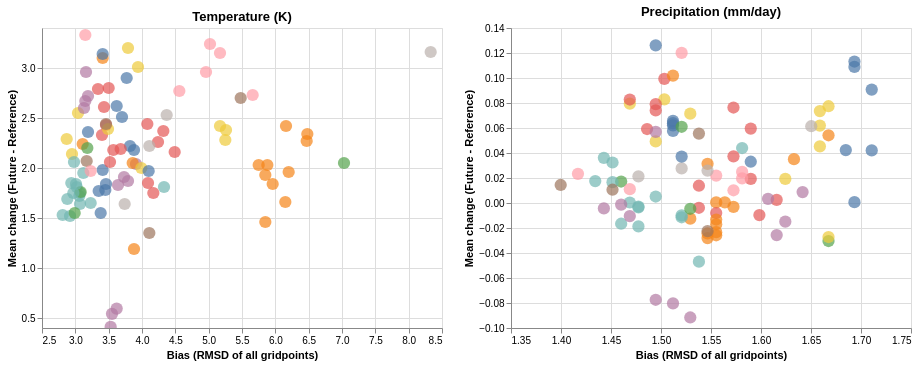

Describe this chart as a Vega-Lite specification.
### Vega-Lite specification from a JSON file in a GitHub repository (floating-point values rounded to 4 significant figures)
{"$schema": "https://vega.github.io/schema/vega-lite/v6.json", "description": "CMIP5 data processed with ESMValTool.", "usermeta": {"project": "CMIP5", "notes": ["Bias is calculated with respect to the ERA5 reanalysis dataset over the period 1986-2015.", "Future change is calculated for 2035-2065 as compared to 1986-2015.", "Area is set to Europe (lon 0-39; lat 30-76.25).", "All data are taken from the RCP8.5 (CMIP5) or SSP5-8.5 (CMIP6) scenario."]}, "data": {"values": [{"dataset": "CMIP5_ACCESS1-0_r1i1p1", "tas_bias": 3.19, "pr_bias": 1.693, "tas_change": 2.36, "pr_change": 0.0006912, "project": "CMIP5", "member": "r1i1p1", "model": "ACCESS1-0"}, {"dataset": "CMIP5_ACCESS1-3_r1i1p1", "tas_bias": 3.11, "pr_bias": 1.668, "tas_change": 2.24, "pr_change": 0.05417, "project": "CMIP5", "member": "r1i1p1", "model": "ACCESS1-3"}, {"dataset": "CMIP5_BNU-ESM_r1i1p1", "tas_bias": 4.08, "pr_bias": 1.616, "tas_change": 2.44, "pr_change": 0.002557, "project": "CMIP5", "member": "r1i1p1", "model": "BNU-ESM"}, {"dataset": "CMIP5_CCSM4_r1i1p1", "tas_bias": 3.12, "pr_bias": 1.46, "tas_change": 1.95, "pr_change": -0.01659, "project": "CMIP5", "member": "r1i1p1", "model": "CCSM4"}, {"dataset": "CMIP5_CCSM4_r2i1p1", "tas_bias": 3.23, "pr_bias": 1.495, "tas_change": 1.65, "pr_change": 0.005184, "project": "CMIP5", "member": "r2i1p1", "model": "CCSM4"}, {"dataset": "CMIP5_CCSM4_r3i1p1", "tas_bias": 3.07, "pr_bias": 1.477, "tas_change": 1.64, "pr_change": -0.003465, "project": "CMIP5", "member": "r3i1p1", "model": "CCSM4"}, {"dataset": "CMIP5_CCSM4_r4i1p1", "tas_bias": 3.07, "pr_bias": 1.477, "tas_change": 1.75, "pr_change": -0.01875, "project": "CMIP5", "member": "r4i1p1", "model": "CCSM4"}, {"dataset": "CMIP5_CCSM4_r5i1p1", "tas_bias": 3.02, "pr_bias": 1.469, "tas_change": 1.81, "pr_change": 0.0004009, "project": "CMIP5", "member": "r5i1p1", "model": "CCSM4"}, {"dataset": "CMIP5_CCSM4_r6i1p1", "tas_bias": 3.06, "pr_bias": 1.477, "tas_change": 1.72, "pr_change": -0.00286, "project": "CMIP5", "member": "r6i1p1", "model": "CCSM4"}, {"dataset": "CMIP5_CESM1-BGC_r1i1p1", "tas_bias": 3.08, "pr_bias": 1.46, "tas_change": 1.76, "pr_change": 0.01719, "project": "CMIP5", "member": "r1i1p1", "model": "CESM1-BGC"}, {"dataset": "CMIP5_CESM1-CAM5_r1i1p1", "tas_bias": 3.04, "pr_bias": 1.469, "tas_change": 2.55, "pr_change": 0.07949, "project": "CMIP5", "member": "r1i1p1", "model": "CESM1-CAM5"}, {"dataset": "CMIP5_CESM1-CAM5_r2i1p1", "tas_bias": 2.95, "pr_bias": 1.495, "tas_change": 2.14, "pr_change": 0.04925, "project": "CMIP5", "member": "r2i1p1", "model": "CESM1-CAM5"}, {"dataset": "CMIP5_CESM1-CAM5_r3i1p1", "tas_bias": 2.87, "pr_bias": 1.503, "tas_change": 2.29, "pr_change": 0.08294, "project": "CMIP5", "member": "r3i1p1", "model": "CESM1-CAM5"}, {"dataset": "CMIP5_CESM1-WACCM_r2i1p1", "tas_bias": 3.91, "pr_bias": 1.469, "tas_change": 2.04, "pr_change": -0.01045, "project": "CMIP5", "member": "r2i1p1", "model": "CESM1-WACCM"}, {"dataset": "CMIP5_CESM1-WACCM_r3i1p1", "tas_bias": 3.73, "pr_bias": 1.443, "tas_change": 1.91, "pr_change": -0.004355, "project": "CMIP5", "member": "r3i1p1", "model": "CESM1-WACCM"}, {"dataset": "CMIP5_CESM1-WACCM_r4i1p1", "tas_bias": 3.79, "pr_bias": 1.46, "tas_change": 1.87, "pr_change": -0.001253, "project": "CMIP5", "member": "r4i1p1", "model": "CESM1-WACCM"}, {"dataset": "CMIP5_CMCC-CESM_r1i1p1", "tas_bias": 5.66, "pr_bias": 1.521, "tas_change": 2.73, "pr_change": 0.1201, "project": "CMIP5", "member": "r1i1p1", "model": "CMCC-CESM"}, {"dataset": "CMIP5_CMCC-CMS_r1i1p1", "tas_bias": 4.37, "pr_bias": 1.521, "tas_change": 2.53, "pr_change": 0.02765, "project": "CMIP5", "member": "r1i1p1", "model": "CMCC-CMS"}, {"dataset": "CMIP5_CMCC-CM_r1i1p1", "tas_bias": 5.48, "pr_bias": 1.538, "tas_change": 2.7, "pr_change": 0.05556, "project": "CMIP5", "member": "r1i1p1", "model": "CMCC-CM"}, {"dataset": "CMIP5_CNRM-CM5_r10i1p1", "tas_bias": 3.38, "pr_bias": 1.521, "tas_change": 1.55, "pr_change": 0.03715, "project": "CMIP5", "member": "r10i1p1", "model": "CNRM-CM5"}, {"dataset": "CMIP5_CNRM-CM5_r1i1p1", "tas_bias": 3.46, "pr_bias": 1.512, "tas_change": 1.84, "pr_change": 0.06385, "project": "CMIP5", "member": "r1i1p1", "model": "CNRM-CM5"}, {"dataset": "CMIP5_CNRM-CM5_r2i1p1", "tas_bias": 3.35, "pr_bias": 1.512, "tas_change": 1.77, "pr_change": 0.06566, "project": "CMIP5", "member": "r2i1p1", "model": "CNRM-CM5"}, {"dataset": "CMIP5_CNRM-CM5_r4i1p1", "tas_bias": 3.45, "pr_bias": 1.512, "tas_change": 1.78, "pr_change": 0.05763, "project": "CMIP5", "member": "r4i1p1", "model": "CNRM-CM5"}, {"dataset": "CMIP5_CNRM-CM5_r6i1p1", "tas_bias": 3.41, "pr_bias": 1.512, "tas_change": 1.98, "pr_change": 0.06212, "project": "CMIP5", "member": "r6i1p1", "model": "CNRM-CM5"}, {"dataset": "CMIP5_CSIRO-Mk3-6-0_r10i1p1", "tas_bias": 6.16, "pr_bias": 1.529, "tas_change": 2.42, "pr_change": -0.01253, "project": "CMIP5", "member": "r10i1p1", "model": "CSIRO-Mk3-6-0"}, {"dataset": "CMIP5_CSIRO-Mk3-6-0_r1i1p1", "tas_bias": 5.96, "pr_bias": 1.555, "tas_change": 1.84, "pr_change": -0.02333, "project": "CMIP5", "member": "r1i1p1", "model": "CSIRO-Mk3-6-0"}, {"dataset": "CMIP5_CSIRO-Mk3-6-0_r2i1p1", "tas_bias": 5.88, "pr_bias": 1.564, "tas_change": 2.03, "pr_change": 0.0004692, "project": "CMIP5", "member": "r2i1p1", "model": "CSIRO-Mk3-6-0"}, {"dataset": "CMIP5_CSIRO-Mk3-6-0_r3i1p1", "tas_bias": 5.75, "pr_bias": 1.555, "tas_change": 2.03, "pr_change": -0.01702, "project": "CMIP5", "member": "r3i1p1", "model": "CSIRO-Mk3-6-0"}, {"dataset": "CMIP5_CSIRO-Mk3-6-0_r4i1p1", "tas_bias": 6.47, "pr_bias": 1.572, "tas_change": 2.27, "pr_change": -0.00305, "project": "CMIP5", "member": "r4i1p1", "model": "CSIRO-Mk3-6-0"}, {"dataset": "CMIP5_CSIRO-Mk3-6-0_r5i1p1", "tas_bias": 6.48, "pr_bias": 1.547, "tas_change": 2.34, "pr_change": 0.03136, "project": "CMIP5", "member": "r5i1p1", "model": "CSIRO-Mk3-6-0"}, {"dataset": "CMIP5_CSIRO-Mk3-6-0_r6i1p1", "tas_bias": 6.2, "pr_bias": 1.555, "tas_change": 1.96, "pr_change": 0.0005391, "project": "CMIP5", "member": "r6i1p1", "model": "CSIRO-Mk3-6-0"}, {"dataset": "CMIP5_CSIRO-Mk3-6-0_r7i1p1", "tas_bias": 6.15, "pr_bias": 1.547, "tas_change": 1.66, "pr_change": -0.02808, "project": "CMIP5", "member": "r7i1p1", "model": "CSIRO-Mk3-6-0"}, {"dataset": "CMIP5_CSIRO-Mk3-6-0_r8i1p1", "tas_bias": 5.85, "pr_bias": 1.547, "tas_change": 1.46, "pr_change": -0.02428, "project": "CMIP5", "member": "r8i1p1", "model": "CSIRO-Mk3-6-0"}, {"dataset": "CMIP5_CSIRO-Mk3-6-0_r9i1p1", "tas_bias": 5.85, "pr_bias": 1.555, "tas_change": 1.93, "pr_change": -0.02583, "project": "CMIP5", "member": "r9i1p1", "model": "CSIRO-Mk3-6-0"}, {"dataset": "CMIP5_CanESM2_r1i1p1", "tas_bias": 3.4, "pr_bias": 1.486, "tas_change": 2.33, "pr_change": 0.05918, "project": "CMIP5", "member": "r1i1p1", "model": "CanESM2"}, {"dataset": "CMIP5_CanESM2_r2i1p1", "tas_bias": 3.34, "pr_bias": 1.469, "tas_change": 2.79, "pr_change": 0.08277, "project": "CMIP5", "member": "r2i1p1", "model": "CanESM2"}, {"dataset": "CMIP5_CanESM2_r3i1p1", "tas_bias": 3.46, "pr_bias": 1.503, "tas_change": 2.43, "pr_change": 0.09936, "project": "CMIP5", "member": "r3i1p1", "model": "CanESM2"}, {"dataset": "CMIP5_CanESM2_r4i1p1", "tas_bias": 3.43, "pr_bias": 1.495, "tas_change": 2.61, "pr_change": 0.07906, "project": "CMIP5", "member": "r4i1p1", "model": "CanESM2"}, {"dataset": "CMIP5_CanESM2_r5i1p1", "tas_bias": 3.5, "pr_bias": 1.495, "tas_change": 2.8, "pr_change": 0.07404, "project": "CMIP5", "member": "r5i1p1", "model": "CanESM2"}, {"dataset": "CMIP5_EC-EARTH_r1i1p1", "tas_bias": 2.92, "pr_bias": 1.452, "tas_change": 1.52, "pr_change": 0.01668, "project": "CMIP5", "member": "r1i1p1", "model": "EC-EARTH"}, {"dataset": "CMIP5_EC-EARTH_r2i1p1", "tas_bias": 2.98, "pr_bias": 1.434, "tas_change": 2.06, "pr_change": 0.01754, "project": "CMIP5", "member": "r2i1p1", "model": "EC-EARTH"}, {"dataset": "CMIP5_EC-EARTH_r6i1p1", "tas_bias": 2.81, "pr_bias": 1.443, "tas_change": 1.53, "pr_change": 0.03612, "project": "CMIP5", "member": "r6i1p1", "model": "EC-EARTH"}, {"dataset": "CMIP5_EC-EARTH_r9i1p1", "tas_bias": 2.88, "pr_bias": 1.452, "tas_change": 1.69, "pr_change": 0.0324, "project": "CMIP5", "member": "r9i1p1", "model": "EC-EARTH"}, {"dataset": "CMIP5_FGOALS-g2_r1i1p1", "tas_bias": 7.03, "pr_bias": 1.521, "tas_change": 2.05, "pr_change": 0.061, "project": "CMIP5", "member": "r1i1p1", "model": "FGOALS-g2"}, {"dataset": "CMIP5_FGOALS-s2_r1i1p1", "tas_bias": 5.25, "pr_bias": 1.668, "tas_change": 2.28, "pr_change": 0.07741, "project": "CMIP5", "member": "r1i1p1", "model": "FGOALS-s2"}, {"dataset": "CMIP5_FGOALS-s2_r2i1p1", "tas_bias": 5.26, "pr_bias": 1.659, "tas_change": 2.38, "pr_change": 0.07353, "project": "CMIP5", "member": "r2i1p1", "model": "FGOALS-s2"}, {"dataset": "CMIP5_FGOALS-s2_r3i1p1", "tas_bias": 5.17, "pr_bias": 1.659, "tas_change": 2.42, "pr_change": 0.06195, "project": "CMIP5", "member": "r3i1p1", "model": "FGOALS-s2"}, {"dataset": "CMIP5_FIO-ESM_r1i1p1", "tas_bias": 3.55, "pr_bias": 1.512, "tas_change": 0.542, "pr_change": -0.08027, "project": "CMIP5", "member": "r1i1p1", "model": "FIO-ESM"}, {"dataset": "CMIP5_FIO-ESM_r2i1p1", "tas_bias": 3.53, "pr_bias": 1.495, "tas_change": 0.411, "pr_change": -0.07741, "project": "CMIP5", "member": "r2i1p1", "model": "FIO-ESM"}, {"dataset": "CMIP5_FIO-ESM_r3i1p1", "tas_bias": 3.62, "pr_bias": 1.529, "tas_change": 0.594, "pr_change": -0.09158, "project": "CMIP5", "member": "r3i1p1", "model": "FIO-ESM"}, {"dataset": "CMIP5_GFDL-CM3_r1i1p1", "tas_bias": 3.15, "pr_bias": 1.469, "tas_change": 3.33, "pr_change": 0.01106, "project": "CMIP5", "member": "r1i1p1", "model": "GFDL-CM3"}, {"dataset": "CMIP5_GFDL-ESM2G_r1i1p1", "tas_bias": 4.11, "pr_bias": 1.452, "tas_change": 1.35, "pr_change": 0.01063, "project": "CMIP5", "member": "r1i1p1", "model": "GFDL-ESM2G"}, {"dataset": "CMIP5_GFDL-ESM2M_r1i1p1", "tas_bias": 3.74, "pr_bias": 1.477, "tas_change": 1.64, "pr_change": 0.02134, "project": "CMIP5", "member": "r1i1p1", "model": "GFDL-ESM2M"}, {"dataset": "CMIP5_GISS-E2-H-CC_r1i1p1", "tas_bias": 3.86, "pr_bias": 1.633, "tas_change": 2.05, "pr_change": 0.03508, "project": "CMIP5", "member": "r1i1p1", "model": "GISS-E2-H-CC"}, {"dataset": "CMIP5_GISS-E2-H_r1i1p1", "tas_bias": 3.82, "pr_bias": 1.685, "tas_change": 2.22, "pr_change": 0.04234, "project": "CMIP5", "member": "r1i1p1", "model": "GISS-E2-H"}, {"dataset": "CMIP5_GISS-E2-H_r1i1p2", "tas_bias": 3.88, "pr_bias": 1.711, "tas_change": 2.18, "pr_change": 0.04208, "project": "CMIP5", "member": "r1i1p2", "model": "GISS-E2-H"}, {"dataset": "CMIP5_GISS-E2-H_r1i1p3", "tas_bias": 3.62, "pr_bias": 1.711, "tas_change": 2.62, "pr_change": 0.09072, "project": "CMIP5", "member": "r1i1p3", "model": "GISS-E2-H"}, {"dataset": "CMIP5_GISS-E2-H_r2i1p1", "tas_bias": 3.7, "pr_bias": 1.693, "tas_change": 2.51, "pr_change": 0.1089, "project": "CMIP5", "member": "r2i1p1", "model": "GISS-E2-H"}, {"dataset": "CMIP5_GISS-E2-H_r2i1p3", "tas_bias": 3.77, "pr_bias": 1.693, "tas_change": 2.9, "pr_change": 0.1132, "project": "CMIP5", "member": "r2i1p3", "model": "GISS-E2-H"}, {"dataset": "CMIP5_GISS-E2-R-CC_r1i1p1", "tas_bias": 4.33, "pr_bias": 1.581, "tas_change": 1.81, "pr_change": 0.04398, "project": "CMIP5", "member": "r1i1p1", "model": "GISS-E2-R-CC"}, {"dataset": "CMIP5_GISS-E2-R_r1i1p1", "tas_bias": 4.09, "pr_bias": 1.59, "tas_change": 1.85, "pr_change": 0.01927, "project": "CMIP5", "member": "r1i1p1", "model": "GISS-E2-R"}, {"dataset": "CMIP5_GISS-E2-R_r1i1p2", "tas_bias": 4.49, "pr_bias": 1.59, "tas_change": 2.16, "pr_change": 0.05953, "project": "CMIP5", "member": "r1i1p2", "model": "GISS-E2-R"}, {"dataset": "CMIP5_GISS-E2-R_r1i1p3", "tas_bias": 4.32, "pr_bias": 1.572, "tas_change": 2.37, "pr_change": 0.07638, "project": "CMIP5", "member": "r1i1p3", "model": "GISS-E2-R"}, {"dataset": "CMIP5_GISS-E2-R_r2i1p1", "tas_bias": 4.17, "pr_bias": 1.598, "tas_change": 1.75, "pr_change": -0.009677, "project": "CMIP5", "member": "r2i1p1", "model": "GISS-E2-R"}, {"dataset": "CMIP5_GISS-E2-R_r2i1p3", "tas_bias": 4.24, "pr_bias": 1.572, "tas_change": 2.26, "pr_change": 0.03732, "project": "CMIP5", "member": "r2i1p3", "model": "GISS-E2-R"}, {"dataset": "CMIP5_HadGEM2-AO_r1i1p1", "tas_bias": 3.18, "pr_bias": 1.668, "tas_change": 2.2, "pr_change": -0.03041, "project": "CMIP5", "member": "r1i1p1", "model": "HadGEM2-AO"}, {"dataset": "CMIP5_HadGEM2-CC_r1i1p1", "tas_bias": 3.79, "pr_bias": 1.624, "tas_change": 3.2, "pr_change": 0.01927, "project": "CMIP5", "member": "r1i1p1", "model": "HadGEM2-CC"}, {"dataset": "CMIP5_HadGEM2-CC_r2i1p1", "tas_bias": 3.94, "pr_bias": 1.659, "tas_change": 3.01, "pr_change": 0.04536, "project": "CMIP5", "member": "r2i1p1", "model": "HadGEM2-CC"}, {"dataset": "CMIP5_HadGEM2-CC_r3i1p1", "tas_bias": 3.49, "pr_bias": 1.668, "tas_change": 2.39, "pr_change": -0.02722, "project": "CMIP5", "member": "r3i1p1", "model": "HadGEM2-CC"}, {"dataset": "CMIP5_HadGEM2-ES_r1i1p1", "tas_bias": 3.15, "pr_bias": 1.607, "tas_change": 2.67, "pr_change": 0.003352, "project": "CMIP5", "member": "r1i1p1", "model": "HadGEM2-ES"}, {"dataset": "CMIP5_HadGEM2-ES_r2i1p1", "tas_bias": 3.16, "pr_bias": 1.642, "tas_change": 2.96, "pr_change": 0.008726, "project": "CMIP5", "member": "r2i1p1", "model": "HadGEM2-ES"}, {"dataset": "CMIP5_HadGEM2-ES_r3i1p1", "tas_bias": 3.13, "pr_bias": 1.616, "tas_change": 2.6, "pr_change": -0.02566, "project": "CMIP5", "member": "r3i1p1", "model": "HadGEM2-ES"}, {"dataset": "CMIP5_HadGEM2-ES_r4i1p1", "tas_bias": 3.19, "pr_bias": 1.624, "tas_change": 2.72, "pr_change": -0.01495, "project": "CMIP5", "member": "r4i1p1", "model": "HadGEM2-ES"}, {"dataset": "CMIP5_IPSL-CM5A-LR_r1i1p1", "tas_bias": 5.17, "pr_bias": 1.581, "tas_change": 3.15, "pr_change": 0.02488, "project": "CMIP5", "member": "r1i1p1", "model": "IPSL-CM5A-LR"}, {"dataset": "CMIP5_IPSL-CM5A-LR_r2i1p1", "tas_bias": 4.56, "pr_bias": 1.555, "tas_change": 2.77, "pr_change": 0.02195, "project": "CMIP5", "member": "r2i1p1", "model": "IPSL-CM5A-LR"}, {"dataset": "CMIP5_IPSL-CM5A-LR_r3i1p1", "tas_bias": 5.02, "pr_bias": 1.581, "tas_change": 3.24, "pr_change": 0.0197, "project": "CMIP5", "member": "r3i1p1", "model": "IPSL-CM5A-LR"}, {"dataset": "CMIP5_IPSL-CM5A-LR_r4i1p1", "tas_bias": 4.96, "pr_bias": 1.572, "tas_change": 2.96, "pr_change": 0.0102, "project": "CMIP5", "member": "r4i1p1", "model": "IPSL-CM5A-LR"}, {"dataset": "CMIP5_IPSL-CM5A-MR_r1i1p1", "tas_bias": 3.46, "pr_bias": 1.547, "tas_change": 2.44, "pr_change": -0.02246, "project": "CMIP5", "member": "r1i1p1", "model": "IPSL-CM5A-MR"}, {"dataset": "CMIP5_IPSL-CM5B-LR_r1i1p1", "tas_bias": 8.33, "pr_bias": 1.65, "tas_change": 3.16, "pr_change": 0.06143, "project": "CMIP5", "member": "r1i1p1", "model": "IPSL-CM5B-LR"}, {"dataset": "CMIP5_MIROC-ESM-CHEM_r1i1p1", "tas_bias": 3.41, "pr_bias": 1.512, "tas_change": 3.1, "pr_change": 0.102, "project": "CMIP5", "member": "r1i1p1", "model": "MIROC-ESM-CHEM"}, {"dataset": "CMIP5_MIROC-ESM_r1i1p1", "tas_bias": 3.41, "pr_bias": 1.495, "tas_change": 3.14, "pr_change": 0.1261, "project": "CMIP5", "member": "r1i1p1", "model": "MIROC-ESM"}, {"dataset": "CMIP5_MIROC5_r1i1p1", "tas_bias": 3.57, "pr_bias": 1.538, "tas_change": 2.18, "pr_change": -0.003828, "project": "CMIP5", "member": "r1i1p1", "model": "MIROC5"}, {"dataset": "CMIP5_MIROC5_r2i1p1", "tas_bias": 3.68, "pr_bias": 1.538, "tas_change": 2.19, "pr_change": 0.01382, "project": "CMIP5", "member": "r2i1p1", "model": "MIROC5"}, {"dataset": "CMIP5_MIROC5_r3i1p1", "tas_bias": 3.52, "pr_bias": 1.555, "tas_change": 2.06, "pr_change": -0.008001, "project": "CMIP5", "member": "r3i1p1", "model": "MIROC5"}, {"dataset": "CMIP5_MPI-ESM-LR_r1i1p1", "tas_bias": 2.97, "pr_bias": 1.521, "tas_change": 1.75, "pr_change": -0.0114, "project": "CMIP5", "member": "r1i1p1", "model": "MPI-ESM-LR"}, {"dataset": "CMIP5_MPI-ESM-LR_r2i1p1", "tas_bias": 3.01, "pr_bias": 1.538, "tas_change": 1.84, "pr_change": -0.04692, "project": "CMIP5", "member": "r2i1p1", "model": "MPI-ESM-LR"}, {"dataset": "CMIP5_MPI-ESM-LR_r3i1p1", "tas_bias": 2.94, "pr_bias": 1.521, "tas_change": 1.85, "pr_change": -0.00985, "project": "CMIP5", "member": "r3i1p1", "model": "MPI-ESM-LR"}, {"dataset": "CMIP5_MPI-ESM-MR_r1i1p1", "tas_bias": 2.99, "pr_bias": 1.529, "tas_change": 1.55, "pr_change": -0.004622, "project": "CMIP5", "member": "r1i1p1", "model": "MPI-ESM-MR"}, {"dataset": "CMIP5_MRI-CGCM3_r1i1p1", "tas_bias": 3.99, "pr_bias": 1.529, "tas_change": 2.0, "pr_change": 0.07145, "project": "CMIP5", "member": "r1i1p1", "model": "MRI-CGCM3"}, {"dataset": "CMIP5_MRI-ESM1_r1i1p1", "tas_bias": 3.64, "pr_bias": 1.495, "tas_change": 1.83, "pr_change": 0.05694, "project": "CMIP5", "member": "r1i1p1", "model": "MRI-ESM1"}, {"dataset": "CMIP5_NorESM1-ME_r1i1p1", "tas_bias": 3.17, "pr_bias": 1.4, "tas_change": 2.07, "pr_change": 0.01443, "project": "CMIP5", "member": "r1i1p1", "model": "NorESM1-ME"}, {"dataset": "CMIP5_NorESM1-M_r1i1p1", "tas_bias": 3.23, "pr_bias": 1.417, "tas_change": 1.97, "pr_change": 0.02333, "project": "CMIP5", "member": "r1i1p1", "model": "NorESM1-M"}, {"dataset": "CMIP5_bcc-csm1-1-m_r1i1p1", "tas_bias": 4.1, "pr_bias": 1.59, "tas_change": 1.97, "pr_change": 0.033, "project": "CMIP5", "member": "r1i1p1", "model": "bcc-csm1-1-m"}, {"dataset": "CMIP5_bcc-csm1-1_r1i1p1", "tas_bias": 4.11, "pr_bias": 1.547, "tas_change": 2.22, "pr_change": 0.02592, "project": "CMIP5", "member": "r1i1p1", "model": "bcc-csm1-1"}, {"dataset": "CMIP5_inmcm4_r1i1p1", "tas_bias": 3.88, "pr_bias": 1.555, "tas_change": 1.19, "pr_change": -0.01322, "project": "CMIP5", "member": "r1i1p1", "model": "inmcm4"}]}, "config": {"view": {"continuousWidth": 400, "continuousHeight": 300}, "legend": {"disable": true}}, "params": [{"name": "brush", "select": {"type": "interval", "on": "[pointerdown[event.altKey], pointerup] > pointermove", "translate": "[pointerdown[event.altKey], pointerup] > pointermove", "zoom": "wheel![event.altKey]"}}, {"name": "panzoom", "select": {"type": "interval", "on": "[pointerdown[event.ctrlKey], pointerup] > pointermove", "translate": "[pointerdown[event.ctrlKey], pointerup] > pointermove!", "zoom": "wheel![event.ctrlKey]"}, "bind": "scales"}, {"name": "query", "select": {"type": "point", "fields": ["dataset"], "clear": "dblclick"}}], "hconcat": [{"title": "Temperature (K)", "mark": {"type": "circle", "size": 150}, "encoding": {"x": {"field": "tas_bias", "type": "quantitative", "title": "Bias (RMSD of all gridpoints)", "scale": {"zero": false}}, "y": {"field": "tas_change", "type": "quantitative", "title": "Mean change (Future - Reference)", "scale": {"zero": false}}, "fill": {"condition": {"param": "brush", "field": "model", "type": "nominal"}, "value": "lightgray"}, "stroke": {"condition": {"param": "query", "value": "black", "empty": false}, "value": "transparent"}, "tooltip": [{"field": "dataset", "type": "nominal"}, {"field": "project", "type": "nominal"}, {"field": "model", "type": "nominal"}, {"field": "member", "type": "nominal"}, {"field": "tas_bias", "type": "quantitative", "title": "bias", "format": ".3g"}, {"field": "tas_change", "type": "quantitative", "title": "change", "format": ".3g"}]}}, {"title": "Precipitation (mm/day)", "mark": {"type": "circle", "size": 150}, "encoding": {"x": {"field": "pr_bias", "type": "quantitative", "title": "Bias (RMSD of all gridpoints)", "scale": {"zero": false}}, "y": {"field": "pr_change", "type": "quantitative", "title": "Mean change (Future - Reference)", "scale": {"zero": false}}, "fill": {"condition": {"param": "brush", "field": "model", "type": "nominal"}, "value": "lightgray"}, "stroke": {"condition": {"param": "query", "value": "black", "empty": false}, "value": "transparent"}, "tooltip": [{"field": "dataset", "type": "nominal"}, {"field": "project", "type": "nominal"}, {"field": "model", "type": "nominal"}, {"field": "member", "type": "nominal"}, {"field": "pr_bias", "type": "quantitative", "title": "bias", "format": ".3g"}, {"field": "pr_change", "type": "quantitative", "title": "change", "format": ".3g"}]}}]}
